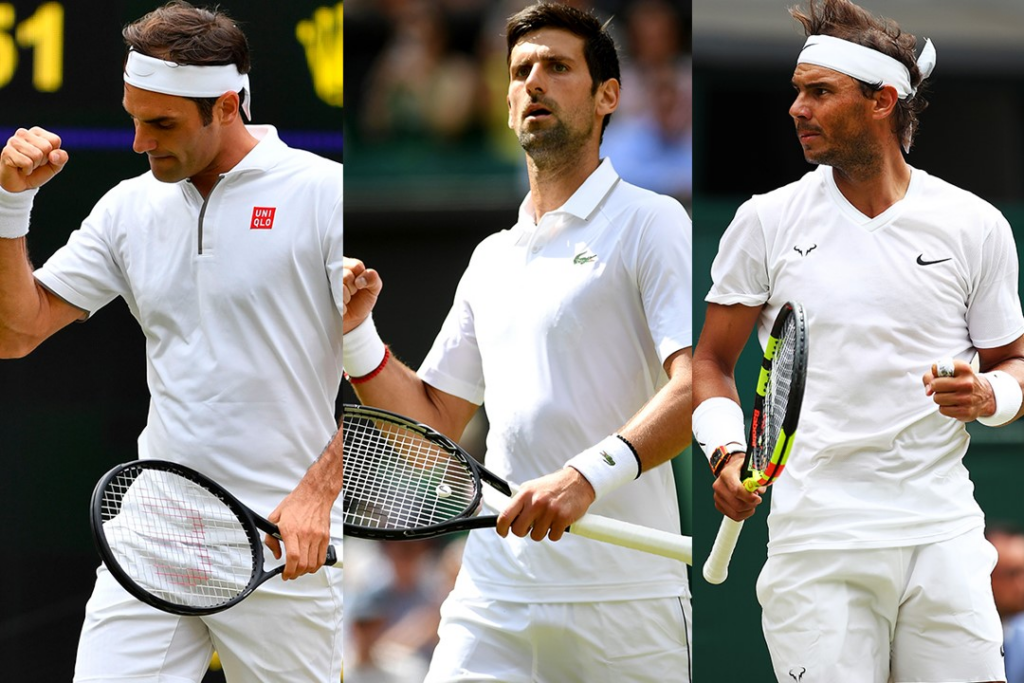
#> input picture 47DAY_데이터 처리/ex_image.png, 1024 x 683 px
$ jupyter execute ex_01.ipynb
#> lines starting #> are read from the running program, lines starting #| are printed output that depends on the picture; pictures that were not available may be replaced by others from this repository, and a replacement may not be noted
[cell 1]
# 같은 크기의 이미지 블렌딩 실험
import cv2
import matplotlib.pyplot as plt
import numpy as np

[cell 2]
## 이미지 로드
large_img = cv2.imread("./ex_image.png")
#> large_img is the input picture: shape (683, 1024, 3); mean B, G, R 130.2, 135.3, 140.5
watermark = cv2.imread("./ex_image_logo.png")
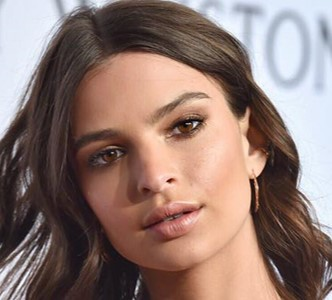
#> input picture 47DAY_데이터 처리/face.png, 332 x 300 px, given in place of ex_image_logo.png, which was not available
#> watermark is the input picture: shape (300, 332, 3); mean B, G, R 113.2, 120.1, 143.5

print("large_image size >> ", large_img.shape)
#| large_image size >>  (683, 1024, 3)
print("watermark image size >> ", watermark.shape)
#| watermark image size >>  (300, 332, 3)

## 이미지 크기 조정
img1 = cv2.resize(large_img, (800,600))
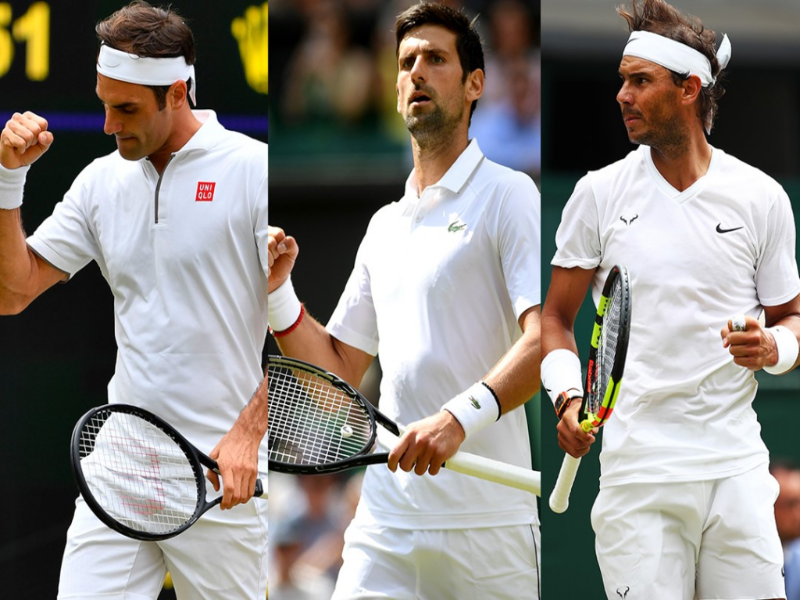
#> img1: shape (600, 800, 3); mean B, G, R 130.1, 135.2, 140.4
img2 = cv2.resize(watermark, (800,600))
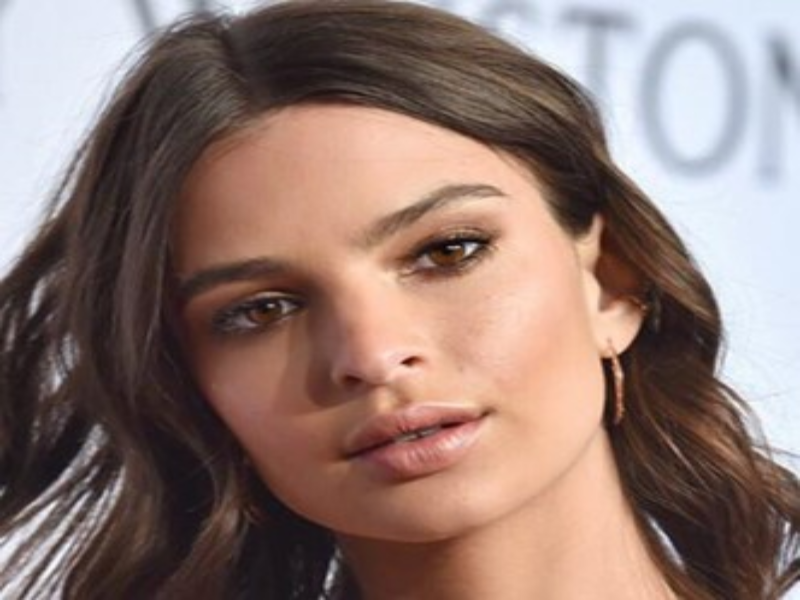
#> img2: shape (600, 800, 3); mean B, G, R 113.1, 120, 143.4

# cv2.imshow("image large", img1)
# cv2.imshow("watermark", img2)
# cv2.waitKey(0)

## 이미지 혼합
blended = cv2.addWeighted(img1, 1, img2, 1, 0) # 이미지 투명도 0.5설정
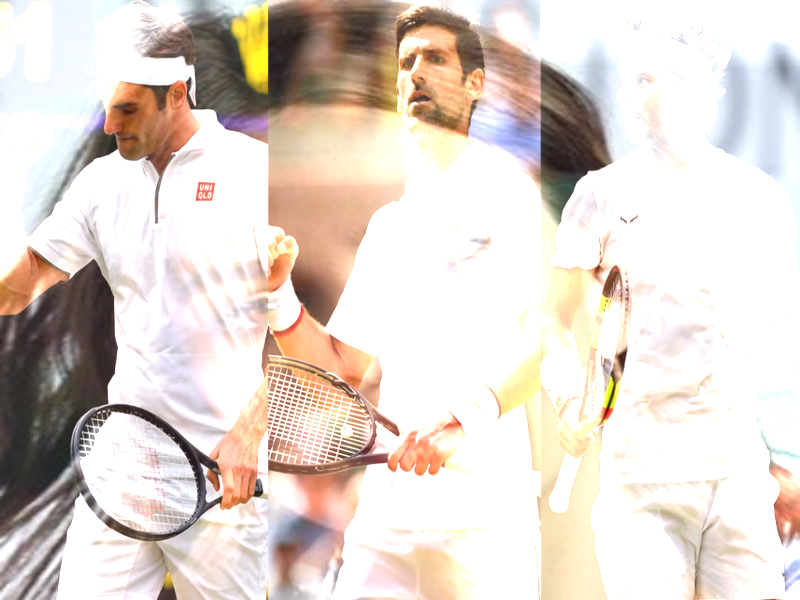
#> blended: shape (600, 800, 3); mean B, G, R 206, 214, 225.1
cv2. imshow("image show", blended)
cv2.waitKey(0)
